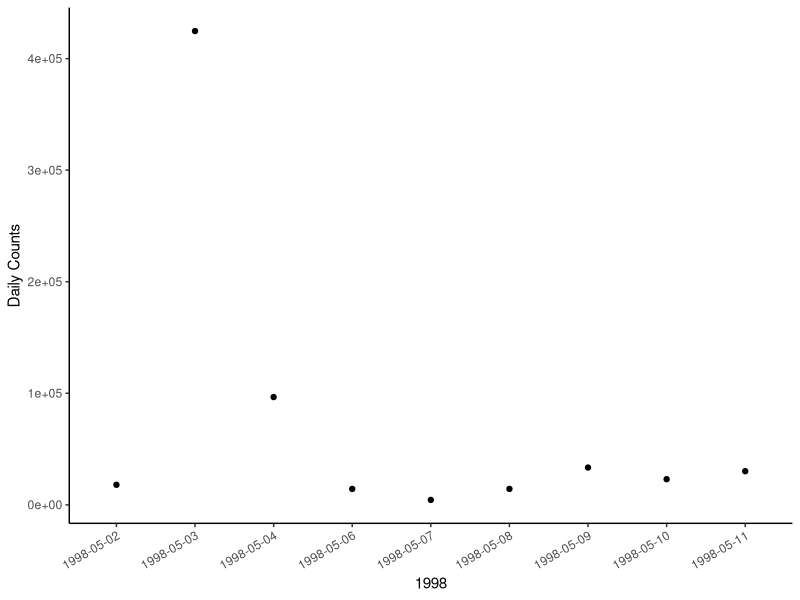
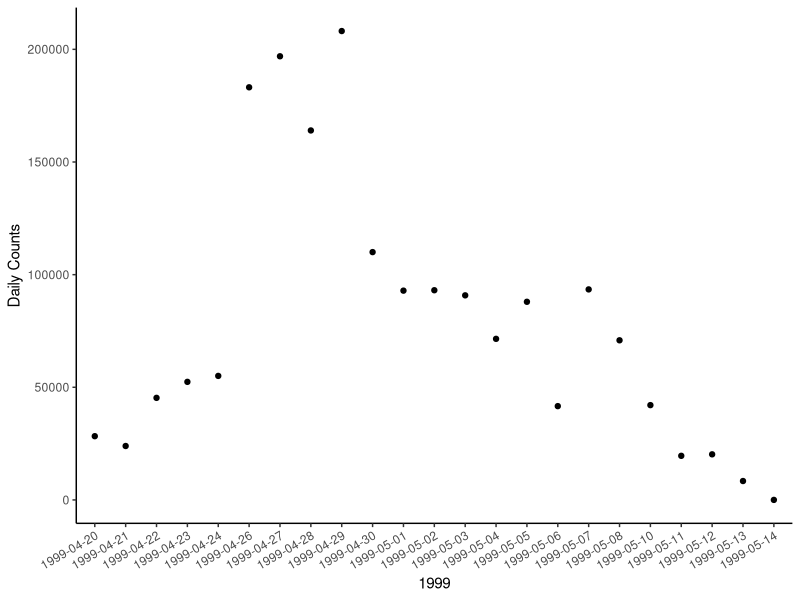
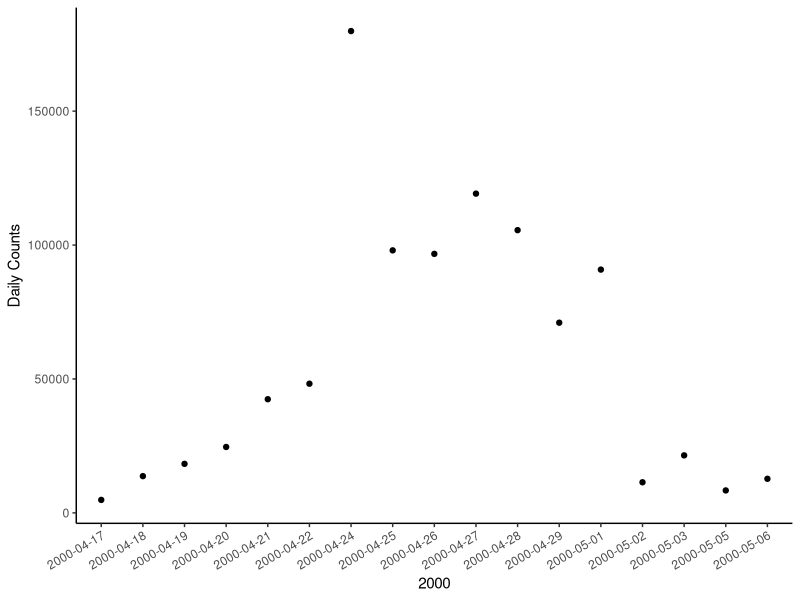
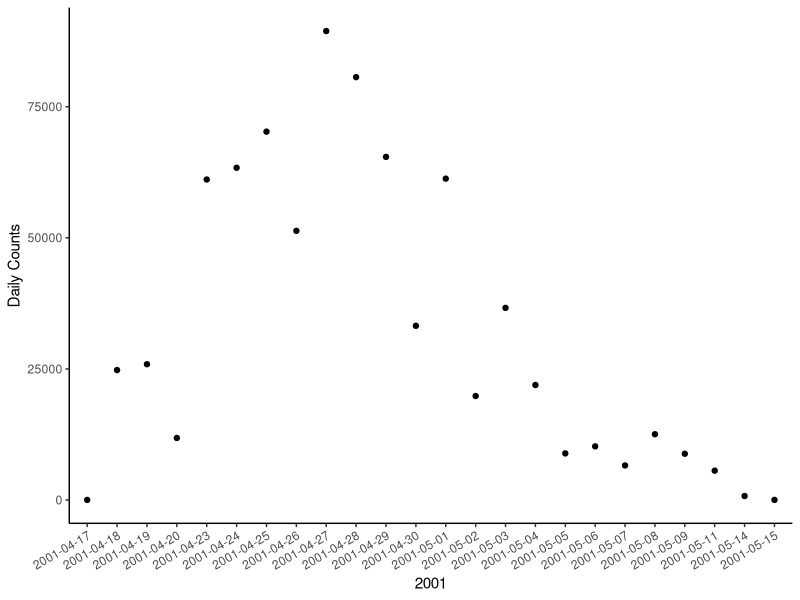
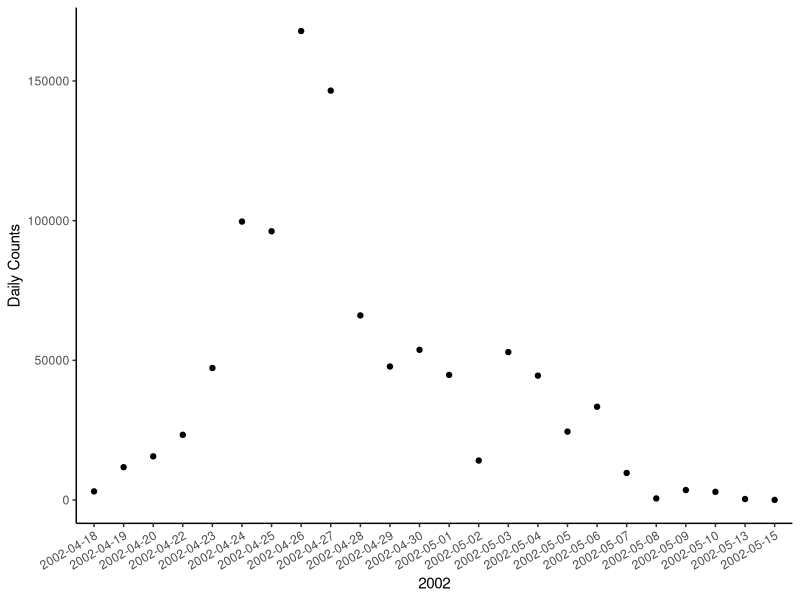
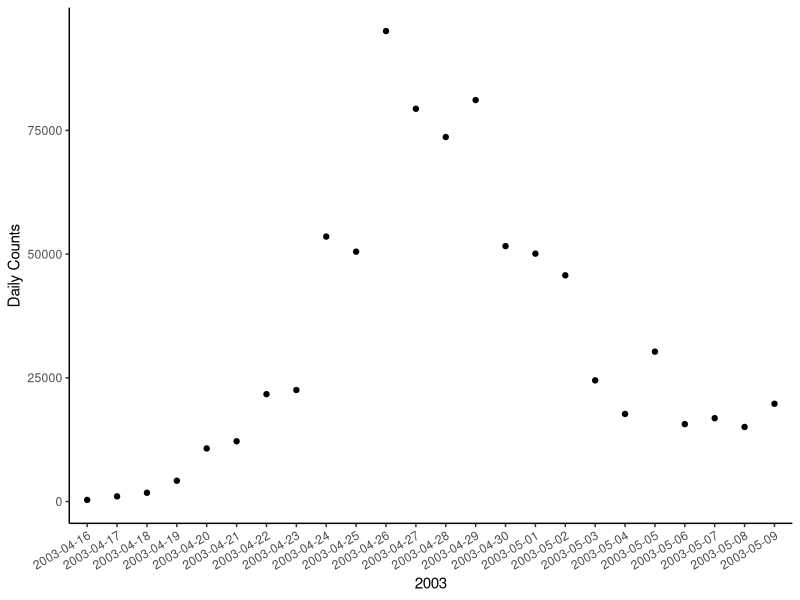
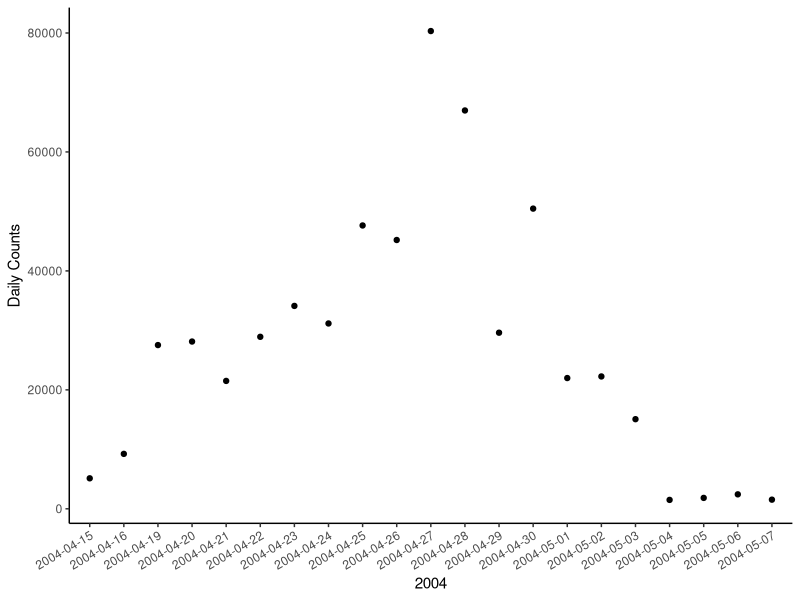
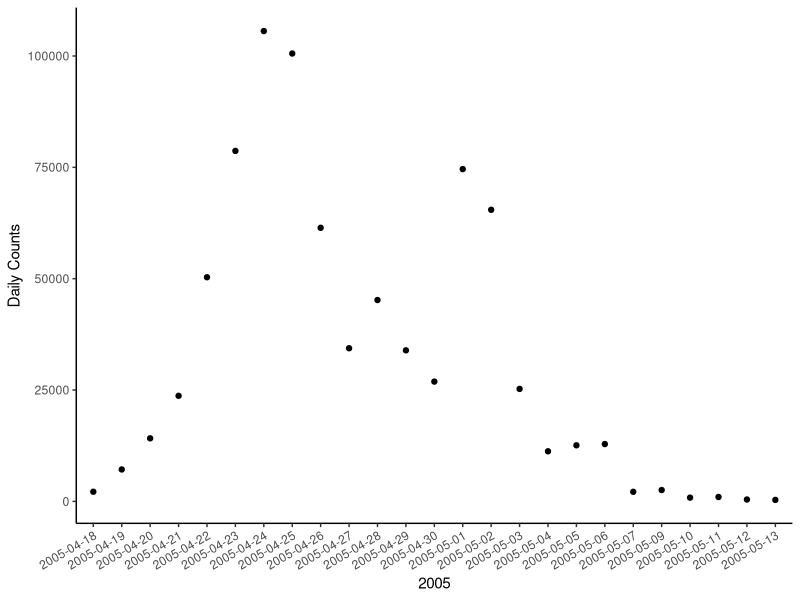

The R script that drew these images, in order:
## ---- chunk 1
library(tidyverse)
ws<-read.csv('rbss-predicted-actual-counts-1991-2015.csv', header=TRUE, sep=',')
## ---- chunk 2
ws1998<-ws%>%
  select(Year, WESA, Date)%>%
  filter(!is.na(Date) & !is.na(WESA) & Year==1998)
ggplot(data=ws1998, aes(x=Date, y=WESA))+
  geom_point()+
  theme(axis.text.x = element_text(angle=30, hjust=1),panel.grid.major = element_blank(), panel.grid.minor = element_blank(), panel.background = element_blank(), axis.line = element_line(colour = "black"))+
  labs(x='1998', y='Daily Counts')


ws1999<-ws%>%
  select(Year, WESA, Date)%>%
  filter(!is.na(Date) & !is.na(WESA) & Year==1999)
ggplot(data=ws1999, aes(x=Date, y=WESA))+
  geom_point()+
  theme(axis.text.x = element_text(angle=30, hjust=1),panel.grid.major = element_blank(), panel.grid.minor = element_blank(), panel.background = element_blank(), axis.line = element_line(colour = "black"))+
  labs(x='1999', y='Daily Counts')


ws2000<-ws%>%
  select(Year, WESA, Date)%>%
  filter(!is.na(Date) & !is.na(WESA) & Year==2000)
ggplot(data=ws2000, aes(x=Date, y=WESA))+
  geom_point()+
  theme(axis.text.x = element_text(angle=30, hjust=1),panel.grid.major = element_blank(), panel.grid.minor = element_blank(), panel.background = element_blank(), axis.line = element_line(colour = "black"))+
  labs(x='2000', y='Daily Counts')


ws2001<-ws%>%
  select(Year, WESA, Date)%>%
  filter(!is.na(Date) & !is.na(WESA) & Year==2001)
ggplot(data=ws2001, aes(x=Date, y=WESA))+
  geom_point()+
  theme(axis.text.x = element_text(angle=30, hjust=1),panel.grid.major = element_blank(), panel.grid.minor = element_blank(), panel.background = element_blank(), axis.line = element_line(colour = "black"))+
  labs(x='2001', y='Daily Counts')


ws2002<-ws%>%
  select(Year, WESA, Date)%>%
  filter(!is.na(Date) & !is.na(WESA) & Year==2002)
ggplot(data=ws2002, aes(x=Date, y=WESA))+
  geom_point()+
  theme(axis.text.x = element_text(angle=30, hjust=1),panel.grid.major = element_blank(), panel.grid.minor = element_blank(), panel.background = element_blank(), axis.line = element_line(colour = "black"))+
  labs(x='2002', y='Daily Counts')


ws2003<-ws%>%
  select(Year, WESA, Date)%>%
  filter(!is.na(Date) & !is.na(WESA) & Year==2003)
ggplot(data=ws2003, aes(x=Date, y=WESA))+
  geom_point()+
  theme(axis.text.x = element_text(angle=30, hjust=1),panel.grid.major = element_blank(), panel.grid.minor = element_blank(), panel.background = element_blank(), axis.line = element_line(colour = "black"))+
  labs(x='2003', y='Daily Counts')


ws2004<-ws%>%
  select(Year, WESA, Date)%>%
  filter(!is.na(Date) & !is.na(WESA) & Year==2004)
ggplot(data=ws2004, aes(x=Date, y=WESA))+
  geom_point()+
  theme(axis.text.x = element_text(angle=30, hjust=1),panel.grid.major = element_blank(), panel.grid.minor = element_blank(), panel.background = element_blank(), axis.line = element_line(colour = "black"))+
  labs(x='2004', y='Daily Counts')


ws2005<-ws%>%
  select(Year, WESA, Date)%>%
  filter(!is.na(Date) & !is.na(WESA) & Year==2005)
ggplot(data=ws2005, aes(x=Date, y=WESA))+
  geom_point()+
  theme(axis.text.x = element_text(angle=30, hjust=1),panel.grid.major = element_blank(), panel.grid.minor = element_blank(), panel.background = element_blank(), axis.line = element_line(colour = "black"))+
  labs(x='2005', y='Daily Counts')


ws2006<-ws%>%
  select(Year, WESA, Date)%>%
  filter(!is.na(Date) & !is.na(WESA) & Year==2006)
ggplot(data=ws2006, aes(x=Date, y=WESA))+
  geom_point()+
  theme(axis.text.x = element_text(angle=30, hjust=1),panel.grid.major = element_blank(), panel.grid.minor = element_blank(), panel.background = element_blank(), axis.line = element_line(colour = "black"))+
  labs(x='2006', y='Daily Counts')


ws2007<-ws%>%
  select(Year, WESA, Date)%>%
  filter(!is.na(Date) & !is.na(WESA) & Year==2007)
ggplot(data=ws2007, aes(x=Date, y=WESA))+
  geom_point()+
  theme(axis.text.x = element_text(angle=30, hjust=1),panel.grid.major = element_blank(), panel.grid.minor = element_blank(), panel.background = element_blank(), axis.line = element_line(colour = "black"))+
  labs(x='2007', y='Daily Counts')


ws2008<-ws%>%
  select(Year, WESA, Date)%>%
  filter(!is.na(Date) & !is.na(WESA) & Year==2008)
ggplot(data=ws2008, aes(x=Date, y=WESA))+
  geom_point()+
  theme(axis.text.x = element_text(angle=30, hjust=1),panel.grid.major = element_blank(), panel.grid.minor = element_blank(), panel.background = element_blank(), axis.line = element_line(colour = "black"))+
  labs(x='2008', y='Daily Counts')


ws2009<-ws%>%
  select(Year, WESA, Date)%>%
  filter(!is.na(Date) & !is.na(WESA) & Year==2009)
ggplot(data=ws2009, aes(x=Date, y=WESA))+
  geom_point()+
  theme(axis.text.x = element_text(angle=30, hjust=1),panel.grid.major = element_blank(), panel.grid.minor = element_blank(), panel.background = element_blank(), axis.line = element_line(colour = "black"))+
  labs(x='2009', y='Daily Counts')


ws2010<-ws%>%
  select(Year, WESA, Date)%>%
  filter(!is.na(Date) & !is.na(WESA) & Year==2010)
ggplot(data=ws2010, aes(x=Date, y=WESA))+
  geom_point()+
  theme(axis.text.x = element_text(angle=30, hjust=1),panel.grid.major = element_blank(), panel.grid.minor = element_blank(), panel.background = element_blank(), axis.line = element_line(colour = "black"))+
  labs(x='2010', y='Daily Counts')


ws2011<-ws%>%
  select(Year, WESA, Date)%>%
  filter(!is.na(Date) & !is.na(WESA) & Year==2011)
ggplot(data=ws2011, aes(x=Date, y=WESA))+
  geom_point()+
  theme(axis.text.x = element_text(angle=30, hjust=1),panel.grid.major = element_blank(), panel.grid.minor = element_blank(), panel.background = element_blank(), axis.line = element_line(colour = "black"))+
  labs(x='2011', y='Daily Counts')


ws2012<-ws%>%
  select(Year, WESA, Date)%>%
  filter(!is.na(Date) & !is.na(WESA) & Year==2012)
ggplot(data=ws2012, aes(x=Date, y=WESA))+
  geom_point()+
  theme(axis.text.x = element_text(angle=30, hjust=1),panel.grid.major = element_blank(), panel.grid.minor = element_blank(), panel.background = element_blank(), axis.line = element_line(colour = "black"))+
  labs(x='2012', y='Daily Counts')


ws2013<-ws%>%
  select(Year, WESA, Date)%>%
  filter(!is.na(Date) & !is.na(WESA) & Year==2013)
ggplot(data=ws2013, aes(x=Date, y=WESA))+
  geom_point()+
  theme(axis.text.x = element_text(angle=30, hjust=1),panel.grid.major = element_blank(), panel.grid.minor = element_blank(), panel.background = element_blank(), axis.line = element_line(colour = "black"))+
  labs(x='2013', y='Daily Counts')


ws2014<-ws%>%
  select(Year, WESA, Date)%>%
  filter(!is.na(Date) & !is.na(WESA) & Year==2014)
ggplot(data=ws2014, aes(x=Date, y=WESA))+
  geom_point()+
  theme(axis.text.x = element_text(angle=30, hjust=1),panel.grid.major = element_blank(), panel.grid.minor = element_blank(), panel.background = element_blank(), axis.line = element_line(colour = "black"))+
  labs(x='2014', y='Daily Counts')


ws2015<-ws%>%
  select(Year, WESA, Date)%>%
  filter(!is.na(Date) & !is.na(WESA) & Year==2015)
ggplot(data=ws2015, aes(x=Date, y=WESA))+
  geom_point()+
  theme(axis.text.x = element_text(angle=30, hjust=1),panel.grid.major = element_blank(), panel.grid.minor = element_blank(), panel.background = element_blank(), axis.line = element_line(colour = "black"))+
  labs(x='2015', y='Daily Counts')

